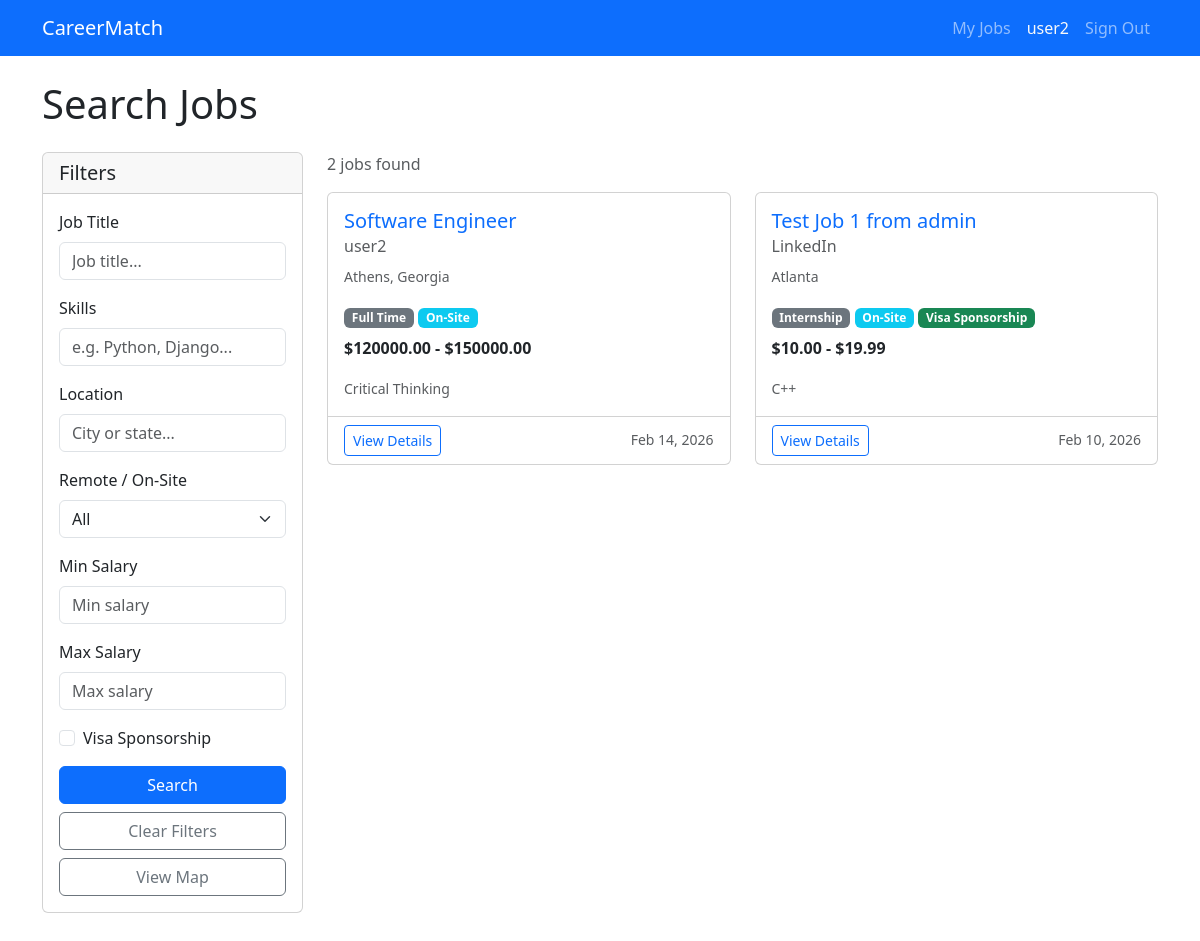
The page /seekers/jobs/ (signed in) on the database its author committed.
### recruiters/models.py (models this page shows, shortened)
class JobPosting(models.Model):
    JOB_TYPE_CHOICES = [
        ('full_time', 'Full Time'),
        ('part_time', 'Part Time'),
        ('contract', 'Contract'),
        ('internship', 'Internship'),
    ]
    EXPERIENCE_LEVEL_CHOICES = [
        ('entry', 'Entry'),
        ('mid', 'Mid'),
        ('senior', 'Senior'),
        ('executive', 'Executive'),
    ]
    WORK_LOCATION_CHOICES = [
        ('remote', 'Remote'),
        ('on_site', 'On-Site'),
        ('hybrid', 'Hybrid'),
    ]
    recruiter = models.ForeignKey(RecruiterProfile, on_delete=models.CASCADE, related_name='job_postings')
    title = models.CharField(max_length=255)
    description = models.TextField()
    requirements = models.TextField()
    skills = models.CharField(max_length=500, blank=True)
    location = models.CharField(max_length=255)
    job_type = models.CharField(max_length=20, choices=JOB_TYPE_CHOICES)
    experience_level = models.CharField(max_length=20, choices=EXPERIENCE_LEVEL_CHOICES)
    work_location = models.CharField(max_length=20, choices=WORK_LOCATION_CHOICES, default='on_site')
    salary_min = models.DecimalField(max_digits=10, decimal_places=2, null=True, blank=True)
    salary_max = models.DecimalField(max_digits=10, decimal_places=2, null=True, blank=True)
    latitude = models.FloatField(null=True, blank=True)
    longitude = models.FloatField(null=True, blank=True)
    visa_sponsorship = models.BooleanField(default=False)
    is_active = models.BooleanField(default=True)
    application_deadline = models.DateField(null=True, blank=True)
    created_at = models.DateTimeField(auto_now_add=True)
    updated_at = models.DateTimeField(auto_now=True)

class RecruiterProfile(models.Model):
    user = models.OneToOneField(User, on_delete=models.CASCADE, related_name='recruiter_profile')
    company_name = models.CharField(max_length=255)
    company_website = models.URLField(blank=True)
    company_description = models.TextField(blank=True)
    phone = models.CharField(max_length=20, blank=True)

### seekers/views.py (the view)
# urls.py: path('jobs/', views.job_search, name='job_search'),
def job_search(request):
    form = JobSearchForm(request.GET or None)
    jobs = JobPosting.objects.filter(is_active=True).order_by('-created_at')
    jobs = _filter_jobs(form, jobs)
    return render(request, 'seekers/job_search.html', {'form': form, 'jobs': jobs})

### careermatch/context_processors.py (called while the page is built)
def user_role(request):
    is_recruiter = False
    is_seeker = False
    if request.user.is_authenticated:
        from recruiters.models import RecruiterProfile
        from seekers.models import SeekerProfile
        is_recruiter = RecruiterProfile.objects.filter(user=request.user).exists()
        is_seeker = SeekerProfile.objects.filter(user=request.user).exists()
    return {
        'is_recruiter': is_recruiter,
        'is_seeker': is_seeker,
    }

### seekers/views.py (called while the page is built, shortened)
def _filter_jobs(form, jobs):
    if not form.is_valid():
        return jobs

### seekers/templates/seekers/job_search.html (shortened to what this page needs)
{% extends 'seekers/base_seekers.html' %}
{% block content %}
<h1 class="mb-4">Search Jobs</h1>
<div class="row">
    <div class="col-md-4 col-lg-3 mb-4">
        <div class="card">
            <div class="card-header">
                <h5 class="mb-0">Filters</h5>
            </div>
            <div class="card-body">
                <form method="get" action="{% url 'seekers:job_search' %}">
                    <div class="mb-3">
                        <label for="id_title" class="form-label">Job Title</label>
                        {{ form.title }}
                    </div>
                    <div class="mb-3">
                        <label for="id_skills" class="form-label">Skills</label>
                        {{ form.skills }}
                    </div>
                    <div class="mb-3">
                        <label for="id_location" class="form-label">Location</label>
                        {{ form.location }}
                    </div>
                    <div class="mb-3">
                        <label for="id_work_location" class="form-label">Remote / On-Site</label>
                        {{ form.work_location }}
                    </div>
                    <div class="mb-3">
                        <label for="id_salary_min" class="form-label">Min Salary</label>
                        {{ form.salary_min }}
                    </div>
                    <div class="mb-3">
                        <label for="id_salary_max" class="form-label">Max Salary</label>
                        {{ form.salary_max }}
                    </div>
                    <div class="mb-3 form-check">
                        {{ form.visa_sponsorship }}
                        <label for="id_visa_sponsorship" class="form-check-label">Visa Sponsorship</label>
                    </div>
                    <button type="submit" class="btn btn-primary w-100">Search</button>
                    <a href="{% url 'seekers:job_search' %}" class="btn btn-outline-secondary w-100 mt-2">Clear Filters</a>
                    <a href="{% url 'seekers:job_map' %}" class="btn btn-outline-secondary w-100 mt-2">View Map</a>
                </form>
            </div>
        </div>
    </div>
    <div class="col-md-8 col-lg-9">
        <p class="text-muted mb-3">{{ jobs|length }} job{{ jobs|length|pluralize }} found</p>
        {% if jobs %}
            <div class="row">
                {% for job in jobs %}
                    <div class="col-lg-6 mb-4">
                        <div class="card h-100">
                            <div class="card-body">
                                <h5 class="card-title">
                                    <a href="{% url 'seekers:job_detail' job.pk %}" class="text-decoration-none">{{ job.title }}</a>
                                </h5>
                                <h6 class="card-subtitle mb-2 text-muted">{{ job.recruiter.company_name }}</h6>
                                <p class="card-text">
                                    <small class="text-muted">{{ job.location }}</small>
                                </p>
                                <div class="mb-2">
                                    <span class="badge bg-secondary">{{ job.get_job_type_display }}</span>
                                    <span class="badge bg-info">{{ job.get_work_location_display }}</span>
                                    {% if job.visa_sponsorship %}
                                        <span class="badge bg-success">Visa Sponsorship</span>
                                    {% endif %}
                                </div>
                                {% if job.salary_min or job.salary_max %}
                                    <p class="card-text">
                                        <strong>
                                            {% if job.salary_min %}${{ job.salary_min }}{% endif %}
                                            {% if job.salary_min and job.salary_max %} - {% endif %}
                                            {% if job.salary_max %}${{ job.salary_max }}{% endif %}
                                        </strong>
                                    </p>
                                {% endif %}
                                {% if job.skills %}
                                    <p class="card-text"><small class="text-muted">{{ job.skills }}</small></p>
                                {% endif %}
                            </div>
                            <div class="card-footer bg-transparent">
                                <a href="{% url 'seekers:job_detail' job.pk %}" class="btn btn-sm btn-outline-primary">View Details</a>
                                <small class="text-muted float-end mt-1">{{ job.created_at|date:"M j, Y" }}</small>
                            </div>
                        </div>
                    </div>
                {% endfor %}
            </div>
        {% else %}
            <div class="alert alert-info">
                No jobs found matching your criteria. Try adjusting your filters.
            </div>
        {% endif %}
    </div>
</div>
{% endblock %}

### careermatch/templates/base.html (shortened to what this page needs)
<!DOCTYPE html>
<html lang="en">
<head>
    <link href="https://cdn.jsdelivr.net/npm/bootstrap@5.3.0/dist/css/bootstrap.min.css" rel="stylesheet">
</head>
<body>
    <nav class="navbar navbar-expand-lg navbar-dark bg-primary">
        <div class="container">
            <a class="navbar-brand" href="{% url 'home' %}">CareerMatch</a>
            <div class="collapse navbar-collapse" id="navbarNav">
                <div class="navbar-nav ms-auto">
                    {% if user.is_authenticated %}
                        {% if is_recruiter %}
                            <a class="nav-link" href="{% url 'recruiters:job_list' %}">My Jobs</a>
                        {% endif %}
                        <span class="nav-link text-light">{{ user.username }}</span>
                        <a class="nav-link" href="{% url 'logout' %}">Sign Out</a>
                    {% else %}
                        <a class="nav-link" href="{% url 'login' %}">Login</a>
                        <a class="nav-link" href="{% url 'signup' %}">Sign Up</a>
                    {% endif %}
                </div>
            </div>
        </div>
    </nav>
    <main class="container my-4">
        {% block content %}{% endblock %}
    </main>
</body>
</html>

### rows shown on the page
JobPosting: title "Software Engineer", recruiter.company_name "user2", location "Athens, Georgia", job_type "Full Time", work_location "On-Site", salary_min "120000.00", salary_max "150000.00", skills "Critical Thinking", created_at "Feb 14, 2026"
JobPosting: title "Test Job 1 from admin", recruiter.company_name "LinkedIn", location "Atlanta", job_type "Internship", work_location "On-Site", visa_sponsorship "Visa Sponsorship", salary_min "10.00", salary_max "19.99", skills "C++", created_at "Feb 10, 2026"

### other values the page prints
{{ user.username }} "user2"
{{ jobs|length }} "2"
